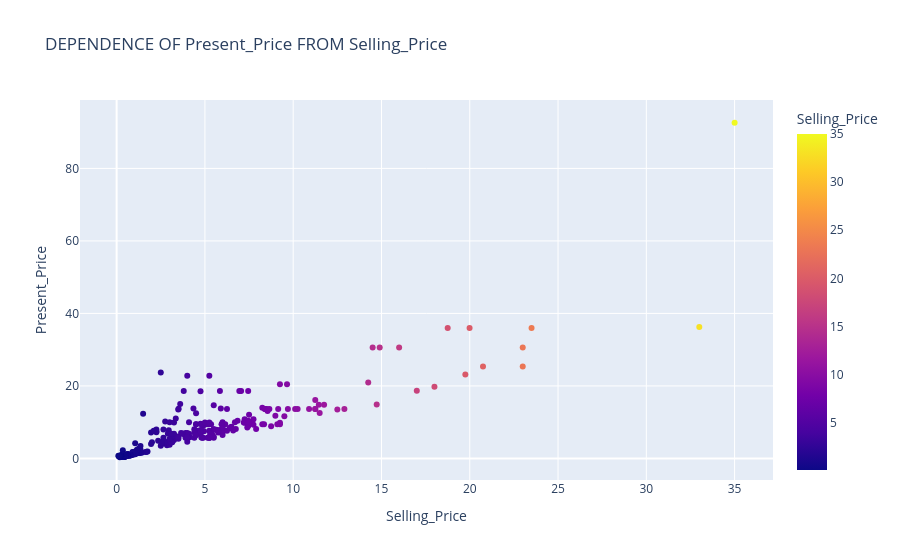

The code cell stored with this chart in its notebook:
### Markdown cell above
#Машины с МКПП доминируют над АКПП. Скорее всего это происходит из-за экономичности механики. Бензин - самый популярный тип топлива, но доля дизеля выше среди автомобилей с АКПП.

### Code cell
fig=px.scatter(df, x=numeric_cols[1], y=numeric_cols[2], color=target_col, title=f'DEPENDENCE OF {numeric_cols[2]} FROM {numeric_cols[1]}', labels={numeric_cols[1]: numeric_cols[1], numeric_cols[2]: numeric_cols[2]})
fig.write_html('interactive_scatter.html')
fig.show()

### Figure 1 — Plotly figure (JSON) as saved in the notebook; plotly's stock layout.template omitted (floating-point values rounded to 4 significant figures; data arrays with more than 128 entries replaced by an {"elided": "..."} marker saying what was removed)
{"data": [{"hovertemplate": "Selling_Price=%{marker.color}<br>Present_Price=%{y}<extra></extra>", "legendgroup": "", "marker": {"color": {"elided": "299 float values"}, "coloraxis": "coloraxis", "symbol": "circle"}, "mode": "markers", "name": "", "orientation": "v", "showlegend": false, "type": "scatter", "x": {"elided": "299 float values"}, "xaxis": "x", "y": {"elided": "299 float values"}, "yaxis": "y"}], "layout": {"coloraxis": {"colorbar": {"title": {"text": "Selling_Price"}}, "colorscale": [[0, "#0d0887"], [0.1111, "#46039f"], [0.2222, "#7201a8"], [0.3333, "#9c179e"], [0.4444, "#bd3786"], [0.5556, "#d8576b"], [0.6667, "#ed7953"], [0.7778, "#fb9f3a"], [0.8889, "#fdca26"], [1, "#f0f921"]]}, "legend": {"tracegroupgap": 0}, "title": {"text": "DEPENDENCE OF Present_Price FROM Selling_Price"}, "xaxis": {"anchor": "y", "domain": [0, 1], "title": {"text": "Selling_Price"}}, "yaxis": {"anchor": "x", "domain": [0, 1], "title": {"text": "Present_Price"}}}}
